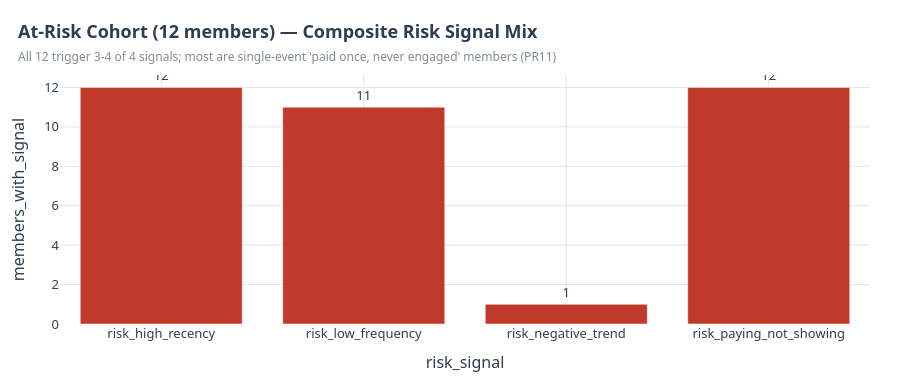

The code cell stored with this chart in its notebook:
### Code cell
# ── 14.4 At-risk cohort signal-mix card ────────────────────────────────────
# at_risk_members.csv is already scoped to the 12 "High"-risk members (PR11 §11.2.3);
# this reports the composite signal mix within that group, not a full risk-tier breakdown
# (risk_tier itself isn't persisted onto this file, only the risk_high_recency/etc. flags).
signal_cols = ["risk_high_recency", "risk_low_frequency", "risk_negative_trend", "risk_paying_not_showing"]
signal_mix = (at_risk[signal_cols].sum()
              .rename("members_with_signal").reset_index()
              .rename(columns={"index": "risk_signal"}))

fig = px.bar(signal_mix, x="risk_signal", y="members_with_signal", text="members_with_signal")
fig.update_traces(marker_color=BRAND["high_risk"], textposition="outside")
apply_streakforge_theme(
    fig, f"At-Risk Cohort ({len(at_risk)} members) — Composite Risk Signal Mix",
    "All 12 trigger 3-4 of 4 signals; most are single-event 'paid once, never engaged' members (PR11)",
    height=380,
)
fig.update_layout(showlegend=False)
fig.show()
save_interactive(fig, "pr14_at_risk_signal_mix")

### Figure 1 — Plotly figure (JSON) as saved in the notebook; plotly's stock layout.template omitted (floating-point values rounded to 4 significant figures)
{"data": [{"hovertemplate": "risk_signal=%{x}<br>members_with_signal=%{text}<extra></extra>", "legendgroup": "", "marker": {"color": "#C0392B", "pattern": {"shape": ""}}, "name": "", "orientation": "v", "showlegend": false, "text": [12.0, 11.0, 1.0, 12.0], "textposition": "outside", "type": "bar", "x": ["risk_high_recency", "risk_low_frequency", "risk_negative_trend", "risk_paying_not_showing"], "xaxis": "x", "y": [12, 11, 1, 12], "yaxis": "y"}], "layout": {"barmode": "relative", "font": {"color": "#2C3E50", "family": "Segoe UI, Arial", "size": 13}, "height": 380, "hoverlabel": {"bgcolor": "white", "font": {"size": 12}}, "legend": {"orientation": "h", "tracegroupgap": 0, "x": 1, "xanchor": "right", "y": 1.02, "yanchor": "bottom"}, "margin": {"b": 50, "l": 60, "r": 30, "t": 75}, "plot_bgcolor": "#FFFFFF", "showlegend": false, "title": {"text": "<b>At-Risk Cohort (12 members) — Composite Risk Signal Mix</b><br><span style='font-size:12px;color:#7F8C8D'>All 12 trigger 3-4 of 4 signals; most are single-event 'paid once, never engaged' members (PR11)</span>", "x": 0.02, "xanchor": "left"}, "xaxis": {"anchor": "y", "domain": [0, 1], "gridcolor": "#E5E5E5", "showgrid": true, "title": {"text": "risk_signal"}, "zeroline": false}, "yaxis": {"anchor": "x", "domain": [0, 1], "gridcolor": "#E5E5E5", "showgrid": true, "title": {"text": "members_with_signal"}, "zeroline": false}}}
